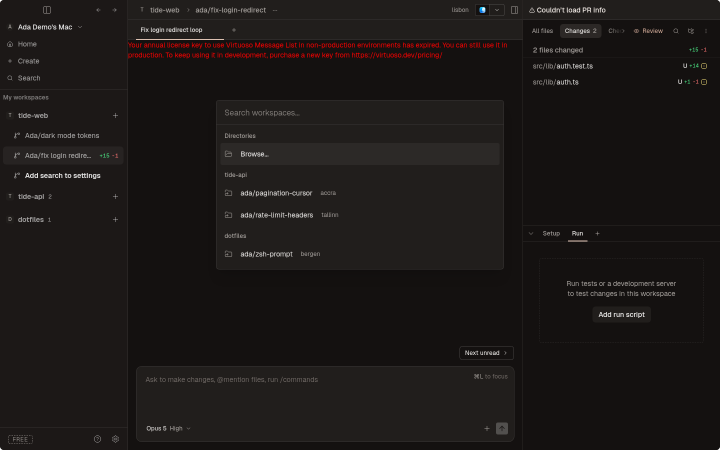
#> input picture evidence/chat/linked-directory/reference-add.png, 1440 x 900 px, found by its file name (shown at 1/2 size)
$ python compose.py
#> lines starting #> are read from the running program, lines starting #| are printed output that depends on the picture
from pathlib import Path
from PIL import Image

output = Path("evidence/chat/linked-directory")
for name, reference, ours in [("picker", "reference-add.png", "ours-picker.png"), ("search", "reference-search.png", "ours-search.png")]:
    left = Image.open(output / reference).crop((420, 188, 1020, 554))
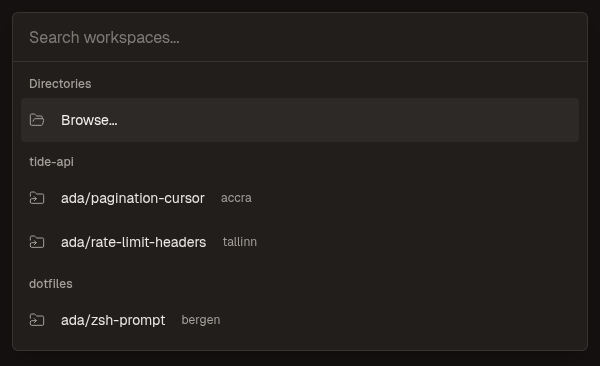
#> left: PIL image 600x366 RGB; mean R, G, B 35, 32.1, 30.2
    right = Image.open(output / ours).crop((420, 188, 1020, 554))
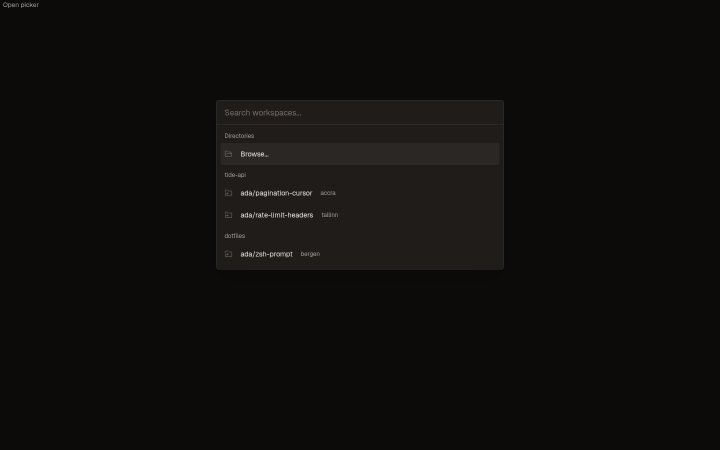
#> input picture evidence/chat/linked-directory/ours-picker.png, 1440 x 900 px, found by its file name (shown at 1/2 size)
    pair = Image.new("RGB", (1200, 366))
#> pair: PIL image 1200x366 RGB; every value is 0
    pair.paste(left, (0, 0))
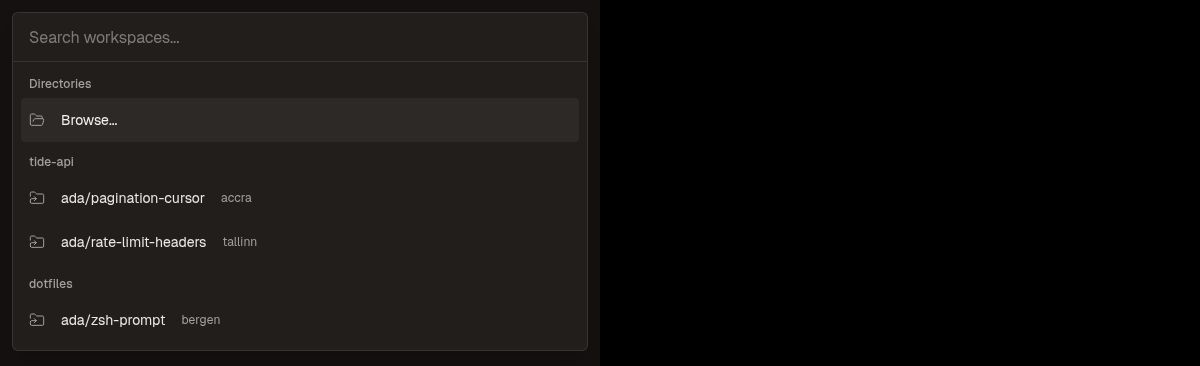
#> pair: PIL image 1200x366 RGB; mean R, G, B 17.5, 16, 15.1
    pair.paste(right, (600, 0))
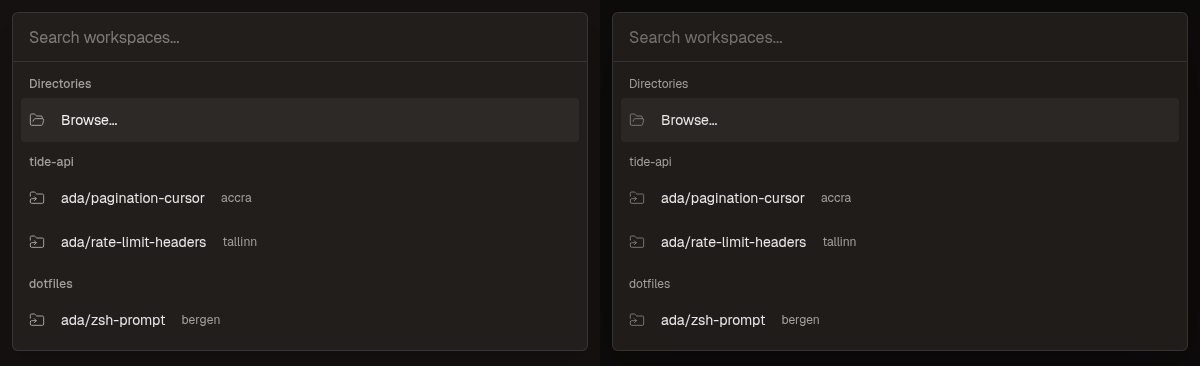
#> pair: PIL image 1200x366 RGB; mean R, G, B 33.7, 30.8, 28.9
    pair.save(output / f"pair-{name}.png")
#> pass 2 of the loop `for name, reference, ours in [("picker", "reference-add.png", "ours-pi..`:
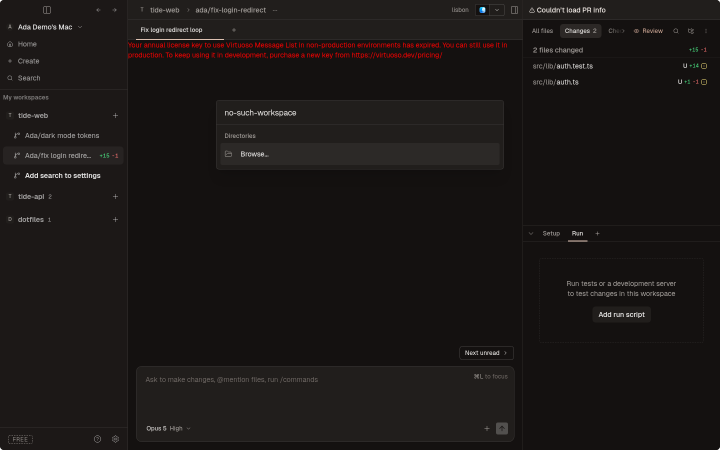
#> input picture evidence/chat/linked-directory/reference-search.png, 1440 x 900 px, found by its file name (shown at 1/2 size)
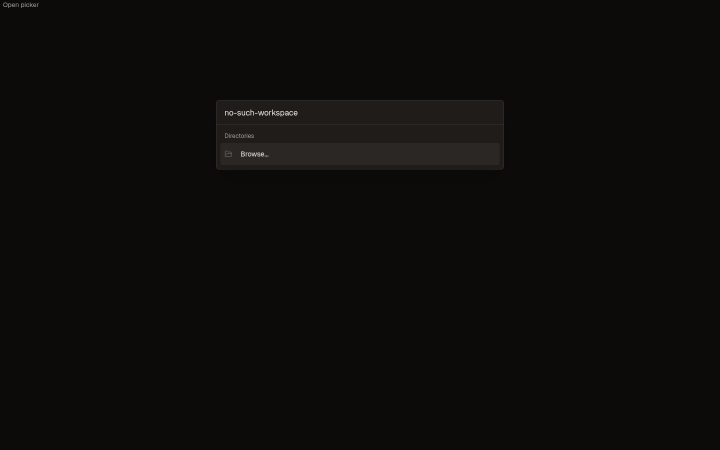
#> input picture evidence/chat/linked-directory/ours-search.png, 1440 x 900 px, found by its file name (shown at 1/2 size)
#> `pair.paste(right, (600, 0))`:
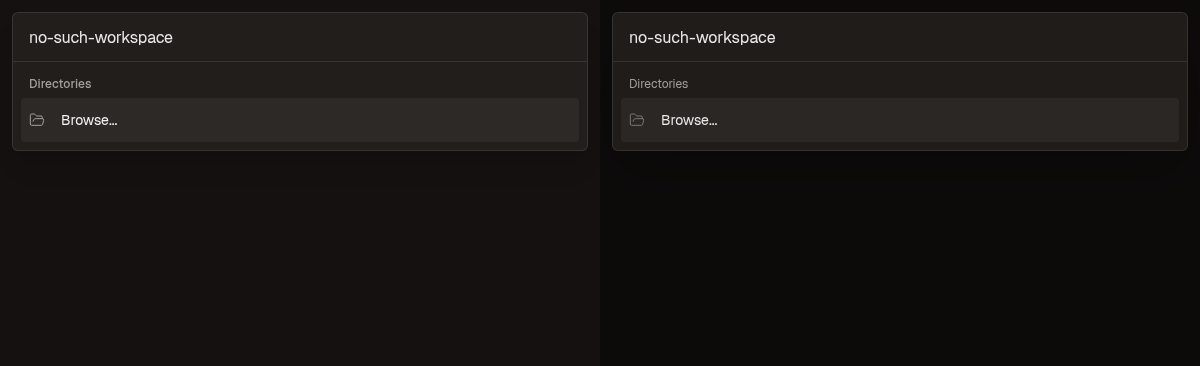
#> pair: PIL image 1200x366 RGB; mean R, G, B 24.2, 21.5, 20.2
